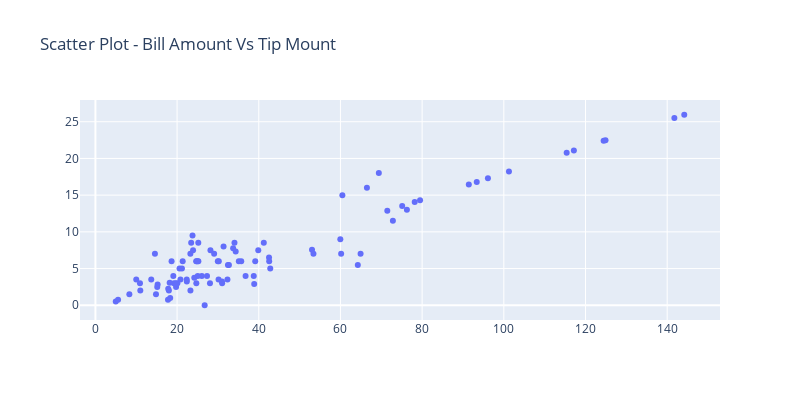

The notebook cell saved with this chart:
### Code cell
fig_obj = go.Scatter(x = df.bill, y = df.tip, mode ='markers')
fig_layout = go.Layout(width = 800, height = 400, title= "Scatter Plot - Bill Amount Vs Tip Mount")
fig = go.Figure(fig_obj, layout= fig_layout)
fig.show()
